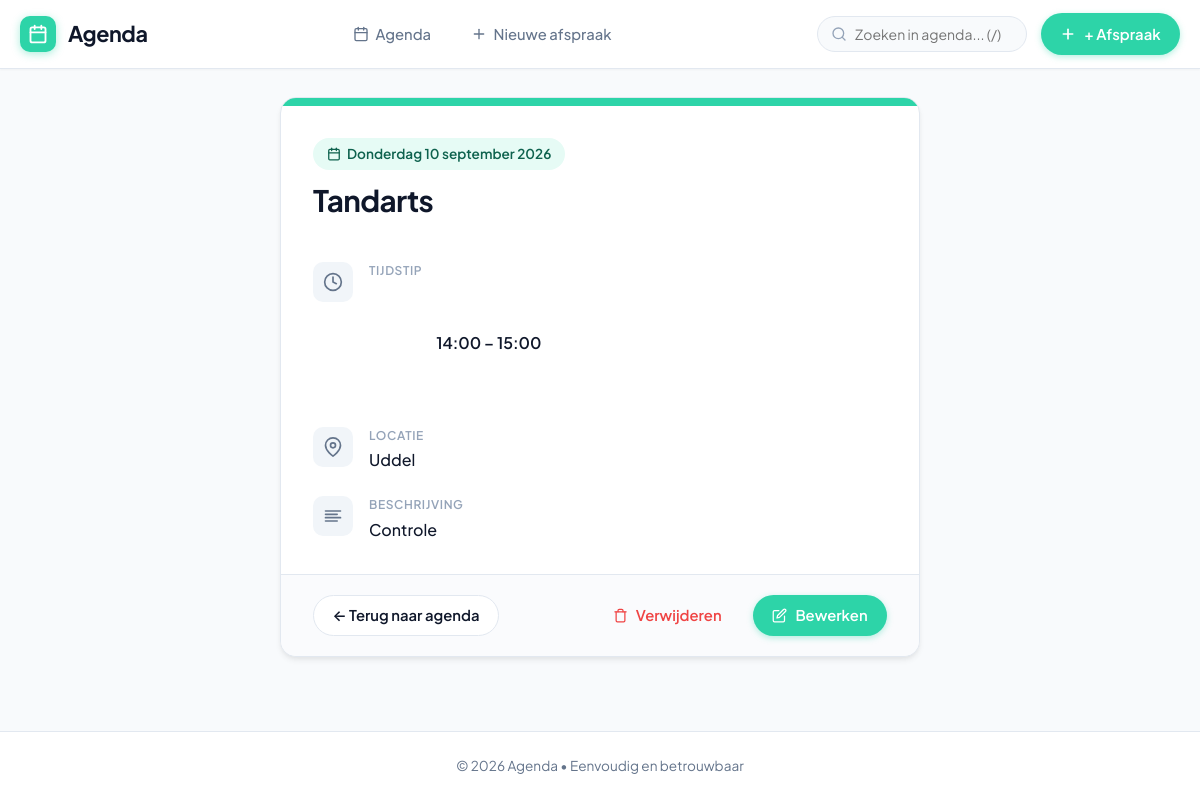
The app's page /event/5 with its own data.
### tables this page shows
CREATE TABLE events (
    id INTEGER PRIMARY KEY AUTOINCREMENT,
    title TEXT NOT NULL,
    description TEXT,
    event_date TEXT NOT NULL,
    start_time TEXT NOT NULL,
    end_time TEXT,
    location TEXT,
    color TEXT DEFAULT '#2DD4A8',
    created_at TEXT NOT NULL
, end_date TEXT);

### app.py (the view)
@app.route('/event/<int:event_id>')
def view_event(event_id):
    db = get_db()
    cursor = db.execute("SELECT * FROM events WHERE id = ?", (event_id,))
    event = cursor.fetchone()
    if not event:
        abort(404, description=f"Afspraak met ID {event_id} is niet gevonden.")
    if request.headers.get('X-Requested-With') == 'XMLHttpRequest' or request.args.get('format') == 'json':
        ev_dict = dict(event)
        ev_dict['formatted_date'] = event_date_full_range(ev_dict)
        return jsonify(ev_dict)
    return render_template('event.html', event=event)

### app.py (called while the page is built)
def get_db():
    if 'db' not in g:
        g.db = sqlite3.connect(DATABASE)
        g.db.row_factory = sqlite3.Row
        g.db.execute("PRAGMA foreign_keys = ON")
        g.db.execute("PRAGMA busy_timeout = 3000")
    return g.db

@app.before_request
def csrf_protect():
    if '_csrf_token' not in session:
        session['_csrf_token'] = secrets.token_hex(24)
    if request.method == 'POST':
        token = request.form.get('csrf_token') or request.headers.get('X-CSRFToken')
        if not token or token != session.get('_csrf_token'):
            abort(400, description="Ongeldig of ontbrekend CSRF-beveiligingstoken.")

@app.context_processor
def inject_globals():
    def csrf_token():
        if '_csrf_token' not in session:
            session['_csrf_token'] = secrets.token_hex(24)
        return session['_csrf_token']
    return {
        'csrf_token': csrf_token,
        'today_date': date.today(),
        'preset_colors': PRESET_COLORS,
        'dutch_days_short': DUTCH_DAYS_SHORT
    }

@app.template_filter('dutch_date')
def dutch_date_filter(val):
    if not val:
        return ""
    if isinstance(val, str):
        try:
            d = datetime.strptime(val, "%Y-%m-%d").date()
        except ValueError:
            return val
    elif isinstance(val, (datetime, date)):
        d = val if isinstance(val, date) else val.date()
    else:
        return str(val)
    weekday_name = DUTCH_DAYS[d.weekday()]
    month_name = DUTCH_MONTHS[d.month].lower()
    return f"{weekday_name} {d.day} {month_name} {d.year}"

@app.template_filter('event_date_full_range')
def event_date_full_range(ev):
    if not ev:
        return ""
    start_d = ev['event_date'] if isinstance(ev, (dict, sqlite3.Row)) else getattr(ev, 'event_date', '')
    end_d = ev['end_date'] if isinstance(ev, (dict, sqlite3.Row)) else getattr(ev, 'end_date', None)
    if not end_d or end_d == start_d:
        return dutch_date_filter(start_d)
    return f"{dutch_date_filter(start_d)} t/m {dutch_date_filter(end_d)}"

### templates/event.html (shortened to what this page needs)
{% extends "base.html" %}
{% block content %}
<div class="card detail-card">
    <div class="detail-badge-strip" style="background-color: {{ event.color or '#2DD4A8' }};"></div>
    <div class="detail-header">
        <div class="detail-meta-row">
            <span class="detail-date-badge">
                {{ event|event_date_full_range }}
            </span>
        </div>
        <h1 class="detail-title">{{ event.title }}</h1>
    </div>
    <div class="detail-body">
        <div class="detail-item">
            <div class="detail-icon-wrap">
                <svg width="20" height="20" viewBox="0 0 24 24" fill="none" stroke="currentColor" stroke-width="2" stroke-linecap="round" stroke-linejoin="round">
                    <circle cx="12" cy="12" r="10"></circle>
                    <polyline points="12 6 12 12 16 14"></polyline>
                </svg>
            </div>
            <div class="detail-item-content">
                <div class="detail-item-label">Tijdstip</div>
                <div class="detail-item-text" style="font-weight: 600;">
                    {% if event.start_time %}
                        {{ event.start_time }}{% if event.end_time %} &ndash; {{ event.end_time }}{% endif %}
                    {% else %}
                        Hele dag
                    {% endif %}
                </div>
            </div>
        </div>
        {% if event.location %}
            <div class="detail-item">
                <div class="detail-icon-wrap">
                    <svg width="20" height="20" viewBox="0 0 24 24" fill="none" stroke="currentColor" stroke-width="2" stroke-linecap="round" stroke-linejoin="round">
                        <path d="M21 10c0 7-9 13-9 13s-9-6-9-13a9 9 0 0 1 18 0z"></path>
                        <circle cx="12" cy="10" r="3"></circle>
                    </svg>
                </div>
                <div class="detail-item-content">
                    <div class="detail-item-label">Locatie</div>
                    <div class="detail-item-text">{{ event.location }}</div>
                </div>
            </div>
        {% endif %}
        {% if event.description %}
            <div class="detail-item">
                <div class="detail-icon-wrap">
                </div>
                <div class="detail-item-content">
                    <div class="detail-item-label">Beschrijving</div>
                    <div class="detail-item-text">{{ event.description }}</div>
                </div>
            </div>
        {% endif %}
    </div>
    <div class="detail-actions">
        <a href="{{ url_for('index') }}" class="btn btn-outline" id="btn-back">
            &larr; Terug naar agenda
        </a>
        <div style="display: flex; gap: 0.75rem; align-items: center;">
            <form action="{{ url_for('delete_event', event_id=event.id) }}" method="POST" class="delete-event-form" data-event-title="{{ event.title }}">
                <button type="submit" class="btn btn-ghost" style="color: var(--danger);" id="btn-delete">
                    <svg width="15" height="15" viewBox="0 0 24 24" fill="none" stroke="currentColor" stroke-width="2" stroke-linecap="round" stroke-linejoin="round">
                        <polyline points="3 6 5 6 21 6"></polyline>
                        <path d="M19 6v14a2 2 0 0 1-2 2H7a2 2 0 0 1-2-2V6m3 0V4a2 2 0 0 1 2-2h4a2 2 0 0 1 2 2v2"></path>
                    </svg>
                    Verwijderen
                </button>
            </form>
            <a href="{{ url_for('edit_event', event_id=event.id) }}" class="btn btn-primary" id="btn-edit">
                <svg width="15" height="15" viewBox="0 0 24 24" fill="none" stroke="currentColor" stroke-width="2" stroke-linecap="round" stroke-linejoin="round">
                    <path d="M11 4H4a2 2 0 0 0-2 2v14a2 2 0 0 0 2 2h14a2 2 0 0 0 2-2v-7"></path>
                    <path d="M18.5 2.5a2.121 2.121 0 0 1 3 3L12 15l-4 1 1-4 9.5-9.5z"></path>
                </svg>
                Bewerken
            </a>
        </div>
    </div>
</div>
{% endblock %}

### static/css/style.css (style rules this page uses)
:root { --primary: #2DD4A8; --primary-hover: #22B891; --primary-light: #E6FBF5; --primary-focus: rgba(45, 212, 168, 0.25); --primary-text: #0E624E; --bg: #F8FAFC; --surface: #FFFFFF; --surface-hover: #F1F5F9; --border: #E2E8F0; --border-light: #F1F5F9; --text-main: #0F172A; --text-muted: #64748B; --text-light: #94A3B8; --danger: #EF4444; --danger-light: #FEF2F2; --danger-hover: #DC2626; --success: #10B981; --success-light: #ECFDF5; --info: #3B82F6; --info-light: #EFF6FF; --radius-sm: 6px; --radius-md: 10px; --radius-lg: 16px; --radius-full: 9999px; --shadow-xs: 0 1px 2px rgba(0, 0, 0, 0.04); --shadow-sm: 0 1px 3px rgba(0, 0, 0, 0.06), 0 1px 2px rgba(0, 0, 0, 0.04); --shadow-md: 0 4px 6px -1px rgba(0, 0, 0, 0.07), 0 2px 4px -1px rgba(0, 0, 0, 0.04); --shadow-lg: 0 10px 15px -3px rgba(0, 0, 0, 0.08), 0 4px 6px -2px rgba(0, 0, 0, 0.04); --shadow-popup: 0 20px 25px -5px rgba(0, 0, 0, 0.1), 0 10px 10px -5px rgba(0, 0, 0, 0.04); --font-family: 'Plus Jakarta Sans', system-ui, -apple-system, BlinkMacSystemFont, 'Segoe UI', Roboto, sans-serif; --transition: all 0.2s cubic-bezier(0.16, 1, 0.3, 1); }
*, *::before, *::after { box-sizing: border-box; margin: 0; padding: 0; }
html { font-size: 16px; scroll-behavior: smooth; }
body { font-family: var(--font-family); background-color: var(--bg); color: var(--text-main); line-height: 1.5; min-height: 100vh; display: flex; flex-direction: column; -webkit-font-smoothing: antialiased; }
.btn { display: inline-flex; align-items: center; justify-content: center; gap: 0.5rem; padding: 0.55rem 1.15rem; border-radius: var(--radius-full); font-size: 0.925rem; font-weight: 600; font-family: inherit; text-decoration: none; cursor: pointer; border: 1px solid transparent; transition: var(--transition); white-space: nowrap; }
.btn-primary { background: var(--primary); color: #FFFFFF; box-shadow: 0 2px 6px rgba(45, 212, 168, 0.35); }
.btn-outline { background: var(--surface); color: var(--text-main); border-color: var(--border); }
.btn-ghost { background: transparent; color: var(--text-muted); }
.card { background: var(--surface); border-radius: var(--radius-lg); border: 1px solid var(--border); box-shadow: var(--shadow-md); overflow: hidden; }
.detail-card { max-width: 640px; margin: 0 auto; }
.detail-badge-strip { height: 8px; background: var(--primary); }
.detail-header { padding: 2rem 2rem 1.25rem 2rem; }
.detail-meta-row { display: flex; align-items: center; gap: 1rem; margin-bottom: 0.5rem; }
.detail-date-badge { display: inline-flex; align-items: center; gap: 0.4rem; padding: 0.35rem 0.85rem; background: var(--primary-light); color: var(--primary-text); font-size: 0.85rem; font-weight: 600; border-radius: var(--radius-full); }
.detail-title { font-size: 1.85rem; font-weight: 700; letter-spacing: -0.02em; color: var(--text-main); margin-top: 0.5rem; }
.detail-body { padding: 1.25rem 2rem 2rem 2rem; display: flex; flex-direction: column; gap: 1.5rem; }
.detail-item { display: flex; align-items: flex-start; gap: 1rem; }
.detail-icon-wrap { width: 40px; height: 40px; border-radius: var(--radius-md); background: var(--surface-hover); display: flex; align-items: center; justify-content: center; color: var(--text-muted); flex-shrink: 0; }
.detail-item-content { flex: 1; }
.detail-item-label { font-size: 0.75rem; text-transform: uppercase; font-weight: 600; letter-spacing: 0.05em; color: var(--text-light); margin-bottom: 0.2rem; }
.detail-item-text { font-size: 1rem; font-weight: 500; color: var(--text-main); white-space: pre-wrap; }
.detail-actions { display: flex; align-items: center; justify-content: space-between; padding: 1.25rem 2rem; background: #FAFBFD; border-top: 1px solid var(--border); }

### records on screen
events: title "Tandarts", start_time "14:00", end_time "15:00", location "Uddel", description "Controle"

### other values on screen
{{ event|event_date_full_range }} "Donderdag 10 september 2026"
